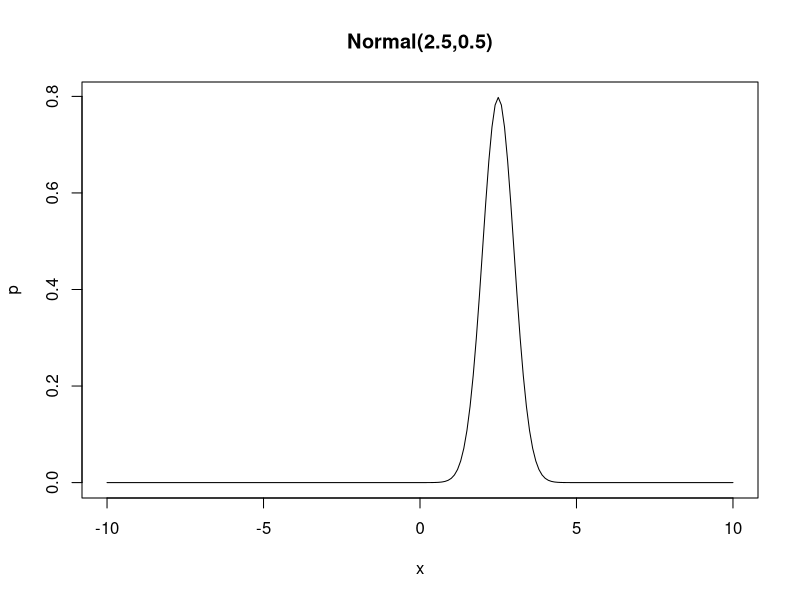
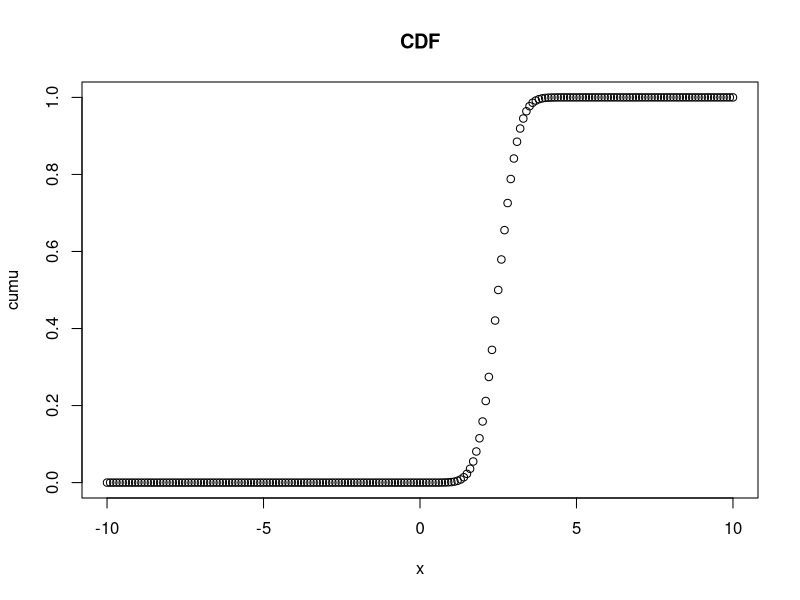

These charts were generated, in order, by the following R code:
x=seq(-10,10,by=0.1)
mean=2.5
std=0.5

p=dnorm(x,mean,std)
plot(x,p,type='l',main='Normal(2.5,0.5)')

cumu=pnorm(x,mean,std)
plot(x,cumu,main='CDF')